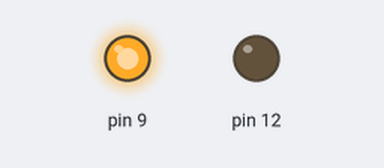
Bench run of a sketch on a simulated Arduino Uno, built with avr-gcc and run on an emulated ATmega328P. On the bench: output pins drawn as LEDs (lit = HIGH).

Above: at 0.2 s.
At 2.0 s:
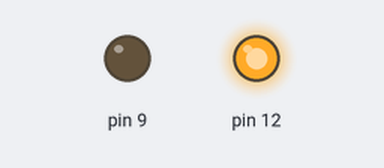
At 4.5 s:
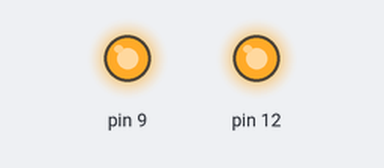
At 6.5 s:
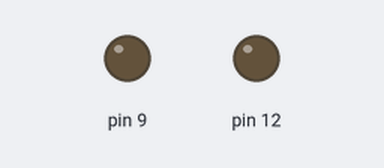
Timing chart, 0 to 8.1 s (numbered marks = the images above):
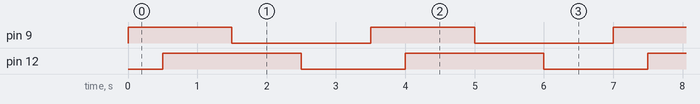

The sketch:

Untitled3.ino
```cpp
void setup(){

// Sar? LED
pinMode(12,OUTPUT);

// Mavi LED
pinMode(9,OUTPUT);
}


void loop(){
// Mavi yans?n
digitalWrite(9,HIGH);
delay(500);

// Sar? Yans?n
digitalWrite(12,HIGH);
delay(1000);

// Mavi Sönsün
digitalWrite(9,LOW);
delay(1000);

// Sar? Sönsün
digitalWrite(12,LOW);
delay(1000);

}
```

Measured:
- by itself, pin 9: alternates HIGH for 1.5 s and LOW for 2.0 s
- by itself, pin 12: alternates HIGH for 2.0 s and LOW for 1.5 s
- by itself, everything shown: repeats every 3.5 s, in 4 steps
